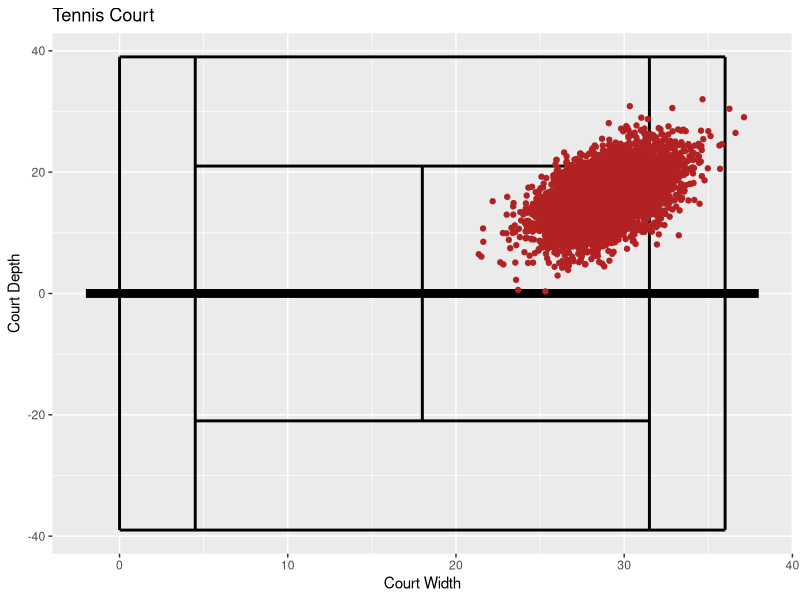
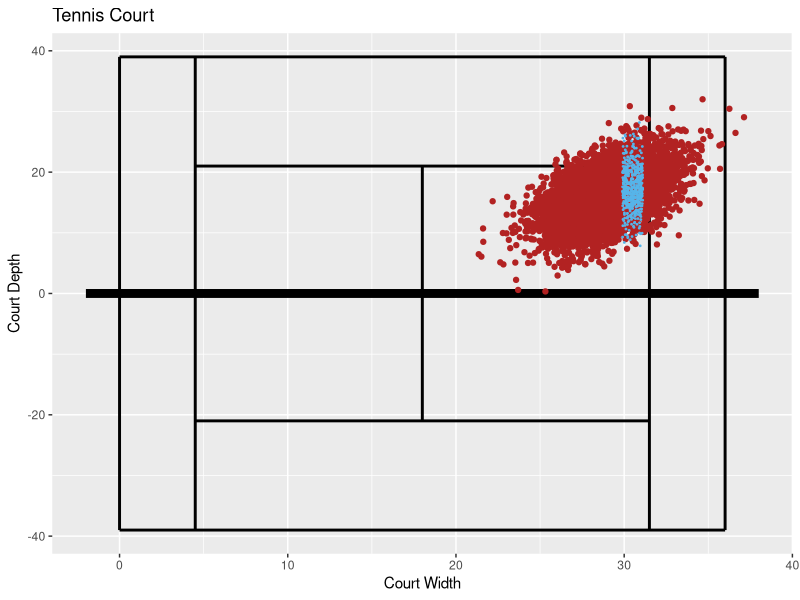

Recreate these plots in R, in order.
## ---- chunk 1
knitr::opts_chunk$set(echo = TRUE)
library(ggplot2)
library(mvtnorm)
library(tidyverse)

#Creates a data.frame object, the easy structure to use for ggploting
tennisCourt = data.frame(x1 = c(0,4.5,18,31.5,36,0,4.5,4.5,0,-2),
                         x2 = c(0,4.5,18,31.5,36,36,31.5,31.5,36,38),
                         y1 = c(-39,-39,-21,-39,-39,39,21,-21,-39,0), 
                         y2 = c(39,39,21,39,39,39,21,-21,-39,0),
                         width = c(rep(1,9),3))

ggTennis = ggplot(tennisCourt) + 
  geom_segment(aes(x = x1,y = y1,xend = x2,yend = y2),size = tennisCourt$width) + 
  labs(x = "Court Width",y = 'Court Depth',
       title = 'Tennis Court')


## ---- chunk 2
mu_vect = c(29, 16)
sigma = matrix(c(4,4,4,16), nrow = 2, ncol = 2, byrow = TRUE)
ball_data = data.frame(rmvnorm(5000, mu_vect, sigma))

ggTennis_with_ball_hits = ggTennis + 
  geom_point(data = ball_data,aes(x = X1, y = X2),color = 'firebrick')

ggTennis_with_ball_hits
## ---- chunk 3
pmvnorm(lower = c(18,0), upper = c(31.5,21), mean = mu_vect, sigma = sigma)
## ---- chunk 4
data_in_interval = ball_data %>% 
  filter(
    between(ball_data$X1, 18, 31.5),
    between(ball_data$X2, 0, 21)
    )

nrow(data_in_interval) / nrow(ball_data)
## ---- chunk 5
x1 = 30.5

mu_condit = mu_vect[2] + sigma[1,2]%*%solve(sigma[1,1])*(x1 - mu_vect[1])

sigma_condit = sigma[2,2] - sigma[1,2]%*%solve(sigma[1,1])%*%sigma[2,1]
## ---- chunk 6
condit_prob_legal = pnorm(21, mean = mu_condit, sd = sqrt(sigma_condit)) - pnorm(0, mean = mu_condit, sd = sqrt(sigma_condit))

condit_prob_legal
## ---- chunk 7
new_data = data.frame(rnorm(500, mean = mu_condit, sd = sqrt(sigma_condit)))

colnames(new_data) = 'X2'

new_ggTennis = ggTennis + 
  geom_point(data = ball_data,aes(x = X1, y = X2),color = 'firebrick') +
  geom_point(data = new_data,aes(x = 30.5, y = X2),
             color = '#56B4E9',
             position = position_jitter(
               width = 0.6,  # amount of jitter in horizontal direction
               height = 0     # amount of jitter in vertical direction (0 = none)
               ),
             size = 0.3
    )
  

new_ggTennis
